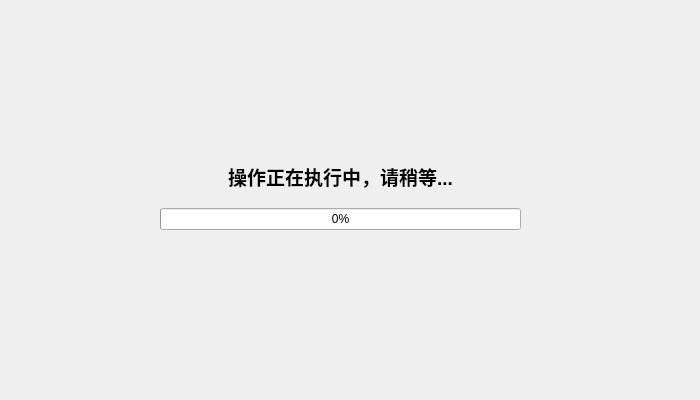
<?xml version="1.0" encoding="UTF-8"?>
<ui version="4.0">
 <class>ATMActionProcessForm</class>
 <widget class="QWidget" name="ATMActionProcessForm">
  <property name="geometry">
   <rect>
    <x>0</x>
    <y>0</y>
    <width>700</width>
    <height>400</height>
   </rect>
  </property>
  <property name="windowTitle">
   <string>Form</string>
  </property>
  <widget class="QWidget" name="verticalLayoutWidget">
   <property name="geometry">
    <rect>
     <x>160</x>
     <y>150</y>
     <width>361</width>
     <height>80</height>
    </rect>
   </property>
   <layout class="QVBoxLayout" name="vertical_layout">
    <item>
     <widget class="QLabel" name="label_process">
      <property name="font">
       <font>
        <pointsize>14</pointsize>
        <weight>75</weight>
        <bold>true</bold>
       </font>
      </property>
      <property name="text">
       <string>操作正在执行中，请稍等...</string>
      </property>
      <property name="alignment">
       <set>Qt::AlignCenter</set>
      </property>
     </widget>
    </item>
    <item>
     <widget class="QProgressBar" name="progress_bar">
      <property name="value">
       <number>0</number>
      </property>
     </widget>
    </item>
   </layout>
  </widget>
 </widget>
 <resources/>
 <connections/>
</ui>
